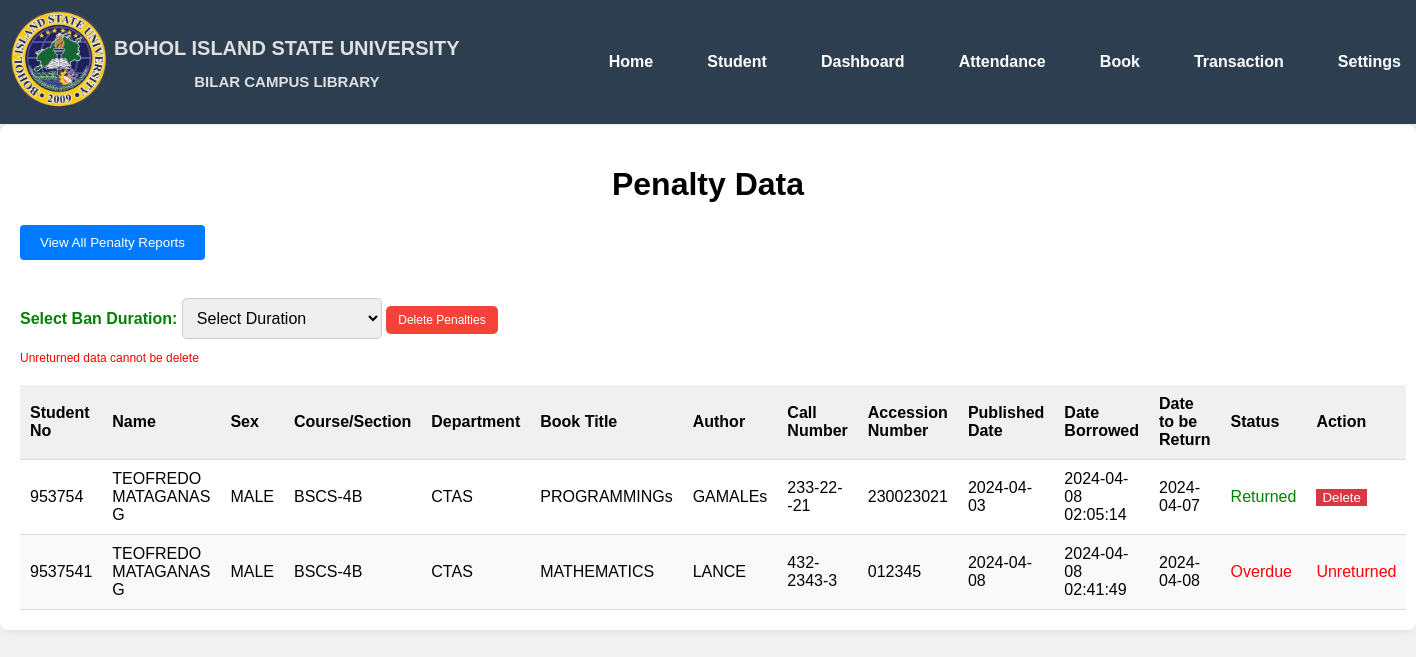
The app's page /penalty.php with its own data.
### tables this page shows
CREATE TABLE IF NOT EXISTS `penalty` (
  `id` int(11) NOT NULL AUTO_INCREMENT,
  `student_id` varchar(20) NOT NULL,
  `name` varchar(20) NOT NULL,
  `sex` varchar(10) NOT NULL,
  `course_section` varchar(20) NOT NULL,
  `department` varchar(30) NOT NULL,
  `book_title` varchar(50) NOT NULL,
  `author` varchar(20) NOT NULL,
  `call_num` varchar(20) NOT NULL,
  `accession_num` varchar(20) NOT NULL,
  `published_date` date NOT NULL,
  `date_borrowed` datetime NOT NULL,
  `date_return` date NOT NULL,
  `status` varchar(20) NOT NULL,
  PRIMARY KEY (`id`)
);

### penalty.php (the view, shortened to what this page needs)
<?php
include 'top_bar.php';
include 'connect.php';
?>
<!DOCTYPE html>
<html lang="en">
<head>
    <link rel="stylesheet" href="css/penalties.css">
</head>
<body>
<div class="container">
    <h1>Penalty Data</h1>
    <div style='text-align: left;'>
        <form method='post' action='penalty_report.php'>
            <button type='submit' class='report-btn'>View All Penalty Reports</button>
        </form>
        <br></br>
        <form id="deleteForm" method="post" action="">
            <label for="delete_days" style="font-weight: bold; color: green;">Select Ban Duration:</label>
            <select name="delete_days" id="delete_days" onchange="storeSelectedDuration()">
                <option value="">Select Duration</option>
            </select>
            <button type="submit" class="delete-penalties-btn">Delete Penalties</button>
        </form>
        <p style="color: red; font-size: 12px;">Unreturned data cannot be delete</p>
    </div>
    <?php
    $query = $conn->query("SELECT * FROM penalty") or die(mysqli_error());
    if ($query->num_rows === 0) {
        echo "<div style='text-align: center; color: red;'><p>No overdue data found.</p></div>";
    } else {
        ?>
        <table class='penalty-table'>
            <thead>
            <tr>
                <th>Student No</th>
                <th>Name</th>
                <th>Sex</th>
                <th>Course/Section</th>
                <th>Department</th>
                <th>Book Title</th>
                <th>Author</th>
                <th>Call Number</th>
                <th>Accession Number</th>
                <th>Published Date</th>
                <th>Date Borrowed</th>
                <th>Date to be Return</th>
                <th>Status</th>
                <th>Action</th>
            </tr>
            </thead>
            <tbody>
            <?php
            while ($row = $query->fetch_assoc()) {
                $checkQuery = "SELECT * FROM `borrowed` WHERE `student_id` = '" . $row['student_id'] . "'";
                $result = $conn->query($checkQuery);
                if ($result->num_rows > 0) {
                    $status = "<span style='color: red;'>Overdue</span>";
                } else {
                    $status = "<span style='color: green;'>Returned</span>";
                }
                ?>
                <tr>
                    <td><?php echo $row['student_id']; ?></td>
                    <td><?php echo $row['name']; ?></td>
                    <td><?php echo $row['sex']; ?></td>
                    <td><?php echo $row['course_section']; ?></td>
                    <td><?php echo $row['department']; ?></td>
                    <td><?php echo $row['book_title']; ?></td>
                    <td><?php echo $row['author']; ?></td>
                    <td><?php echo $row['call_num']; ?></td>
                    <td><?php echo $row['accession_num']; ?></td>
                    <td><?php echo $row['published_date']; ?></td>
                    <td><?php echo $row['date_borrowed']; ?></td>
                    <td><?php echo $row['date_return']; ?></td>
                    <td><?php echo $status; ?></td>
                    <td>
                        <?php
                        if ($result->num_rows > 0) {
                            echo "<span style='color: red;'>Unreturned</span>";
                        } else {
                            ?>
                            <form method='post' action='delete_penalty.php'>
                                <button type='submit' class='delete-btn'>Delete</button>
                            </form>
                            <?php
                        }
                        ?>
                    </td>
                </tr>
                <?php
            }
            ?>
            </tbody>
        </table>
        <?php
    }
    ?>
</div>
</body>
</html>

### css/main.css (style rules this page uses)
body { margin: 0; font-family: Arial, sans-serif; }

### css/penalties.css (style rules this page uses)
body { font-family: Arial, sans-serif; background-color: #f2f2f2; margin: 0; padding: 0; }
.container { text-align: center; max-width: 98%; margin: 0 auto; margin-top: 125px; padding: 20px; background-color: #fff; border-radius: 8px; box-shadow: 0 0 10px rgba(0, 0, 0, 0.1); }
.penalty-table { width: 100%; border-collapse: collapse; margin-top: 20px; }
.penalty-table th, .penalty-table td { padding: 10px; text-align: left; border-bottom: 1px solid #ddd; }
.penalty-table th { background-color: #f0f0f0; }
.penalty-table tbody tr:nth-child(even) { background-color: #f9f9f9; }
.delete-btn { background-color: #dc3545; color: #fff; border: none; cursor: pointer; }
.report-btn { background-color: #007bff; color: #fff; border: none; padding: 10px 20px; border-radius: 4px; cursor: pointer; }
.container { animation: fadeIn 1s ease-in-out; }

### penalty.php (style rules this page uses)
#deleteForm select { width: 200px; padding: 10px; font-size: 16px; border: 1px solid #ccc; border-radius: 5px; outline: none; transition: border-color 0.3s; }
#deleteForm option:checked { background-color: #f8f8f8; }
.delete-penalties-btn { background-color: #f44336; border: none; color: white; padding: 7px 12px; text-align: center; text-decoration: none; display: inline-block; font-size: 12px; margin-top: 10px; cursor: pointer; border-radius: 5px; transition-duration: 0.4s; }
#deleteForm select { animation: fadeIn 0.5s ease; }

### records on screen
penalty: student "953754", name "TEOFREDO MATAGANAS G", sex "MALE", course_section "BSCS-4B", department "CTAS", book_title "PROGRAMMINGs", author "GAMALEs", call_num "233-22--21", accession_num "230023021", published_date "2024-04-03", date_borrowed "2024-04-08 02:05:14", date_return "2024-04-07", shows "Returned"
penalty: student "9537541", name "TEOFREDO MATAGANAS G", sex "MALE", course_section "BSCS-4B", department "CTAS", book_title "MATHEMATICS", author "LANCE", call_num "432-2343-3", accession_num "012345", published_date "2024-04-08", date_borrowed "2024-04-08 02:41:49", date_return "2024-04-08", shows "Overdue", shows "Unreturned"
